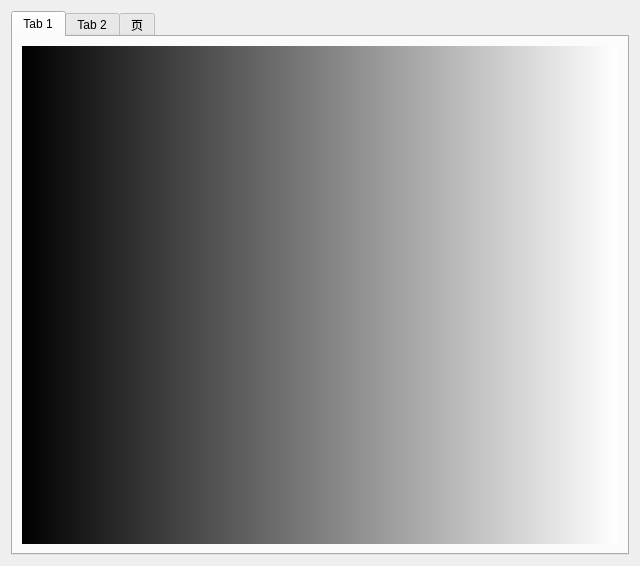
<?xml version="1.0" encoding="UTF-8"?>
<ui version="4.0">
 <class>myTabeWidget</class>
 <widget class="QWidget" name="myTabeWidget">
  <property name="geometry">
   <rect>
    <x>0</x>
    <y>0</y>
    <width>640</width>
    <height>566</height>
   </rect>
  </property>
  <property name="windowTitle">
   <string>Form</string>
  </property>
  <layout class="QHBoxLayout" name="horizontalLayout">
   <item>
    <widget class="QTabWidget" name="tabWidget">
     <property name="currentIndex">
      <number>0</number>
     </property>
     <widget class="QWidget" name="tab">
      <attribute name="title">
       <string>Tab 1</string>
      </attribute>
      <layout class="QHBoxLayout" name="horizontalLayout_2">
       <item>
        <widget class="QWidget" name="widget" native="true">
         <property name="styleSheet">
          <string notr="true">background-color: qlineargradient(spread:pad, x1:0, y1:0, x2:1, y2:0, stop:0 rgba(0, 0, 0, 255), stop:1 rgba(255, 255, 255, 255));</string>
         </property>
        </widget>
       </item>
      </layout>
     </widget>
     <widget class="QWidget" name="tab_2">
      <attribute name="title">
       <string>Tab 2</string>
      </attribute>
      <layout class="QHBoxLayout" name="horizontalLayout_3">
       <item>
        <widget class="QWidget" name="widget_2" native="true">
         <property name="styleSheet">
          <string notr="true">background-color: qradialgradient(spread:pad, cx:0.5, cy:0.5, radius:0.5, fx:0.5, fy:0.5, stop:0 rgba(255, 235, 235, 206), stop:0.35 rgba(255, 188, 188, 80), stop:0.4 rgba(255, 162, 162, 80), stop:0.425 rgba(255, 132, 132, 156), stop:0.44 rgba(252, 128, 128, 80), stop:1 rgba(255, 255, 255, 0));</string>
         </property>
        </widget>
       </item>
      </layout>
     </widget>
     <widget class="QWidget" name="tab_3">
      <attribute name="title">
       <string>页</string>
      </attribute>
      <layout class="QHBoxLayout" name="horizontalLayout_4">
       <item>
        <widget class="QWidget" name="widget_3" native="true">
         <property name="styleSheet">
          <string notr="true">background-color: qradialgradient(spread:repeat, cx:0.5, cy:0.5, radius:0.077, fx:0.5, fy:0.5, stop:0 rgba(0, 169, 255, 147), stop:0.497326 rgba(0, 0, 0, 147), stop:1 rgba(0, 169, 255, 147));</string>
         </property>
        </widget>
       </item>
      </layout>
     </widget>
    </widget>
   </item>
  </layout>
 </widget>
 <resources/>
 <connections/>
</ui>
